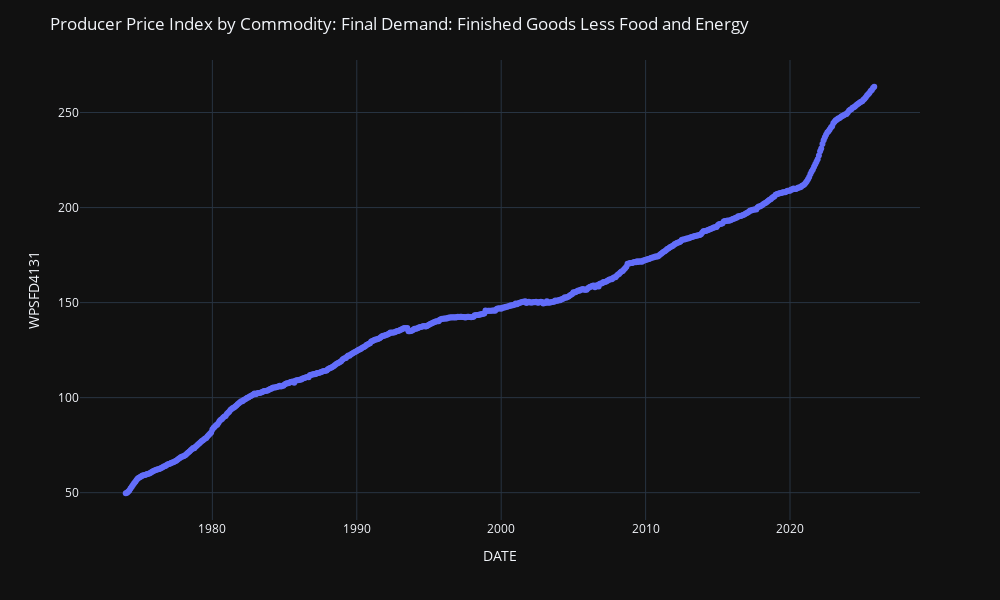

Write notebook code for a chart like this one.
### Markdown cell above
- **WPSFD49207 data plot**

### Code cell
fig = px.line(
    WPSFD4131_df,
    x=WPSFD4131_df.index,
    y="WPSFD4131",
    markers=True
)

fig.update_layout(
    title=dict(text='Producer Price Index by Commodity: Final Demand: Finished Goods Less Food and Energy'),
    width=1000,
    height=600,
    yaxis=dict(title="WPSFD4131"),
    hovermode="x unified",
    template="plotly_dark"
)

fig.show()

### Figure 1 — Plotly figure (JSON) as saved in the notebook; plotly's stock layout.template omitted (floating-point values rounded to 4 significant figures; data arrays with more than 128 entries replaced by an {"elided": "..."} marker saying what was removed)
{"data": [{"hovertemplate": "DATE=%{x}<br>WPSFD4131=%{y}<extra></extra>", "legendgroup": "", "line": {"color": "#636efa", "dash": "solid"}, "marker": {"symbol": "circle"}, "mode": "lines+markers", "name": "", "orientation": "v", "showlegend": false, "type": "scatter", "x": {"elided": "623 str values"}, "xaxis": "x", "y": {"elided": "623 float values"}, "yaxis": "y"}], "layout": {"height": 600, "hovermode": "x unified", "legend": {"tracegroupgap": 0}, "margin": {"t": 60}, "title": {"text": "Producer Price Index by Commodity: Final Demand: Finished Goods Less Food and Energy"}, "width": 1000, "xaxis": {"anchor": "y", "domain": [0, 1], "title": {"text": "DATE"}}, "yaxis": {"anchor": "x", "domain": [0, 1], "title": {"text": "WPSFD4131"}}}}
